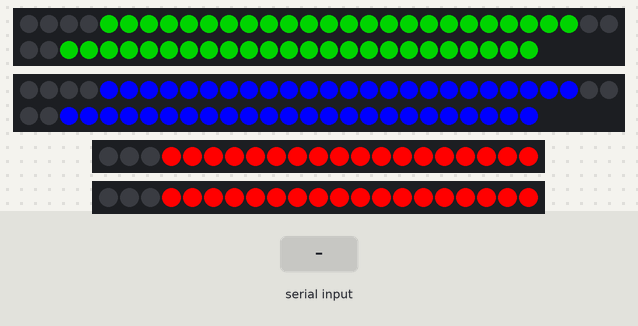
This sketch was run on a simulated ESP32. Parts: 2 × 56 RGB LEDs in strip order, left to right, continuing on the next row, 2 × 21 RGB LEDs in strip order, left to right. The inputs (shaded band) are chosen by the test bench. Dim RGB values are drawn brighter than linear; nothing arrives over Bluetooth unless stated.

Above: at 9.0 s.
9.1 s: "90,45,200\n" received over the second serial link
At 11.3 s:
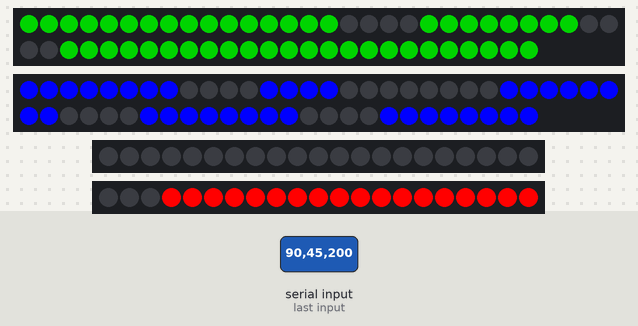
11.6 s: "30,150,10\n" received over the second serial link
At 13.7 s:
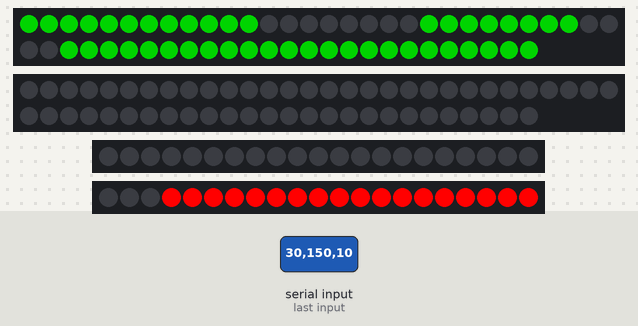
14.1 s: "90,45,200,10\n" received over the second serial link
At 16.3 s:
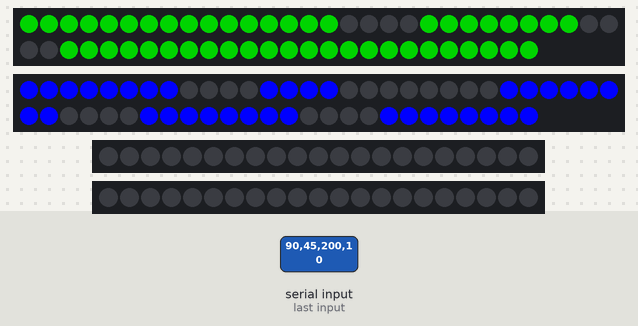
16.6 s: "30,150\n" received over the second serial link
At 18.7 s:
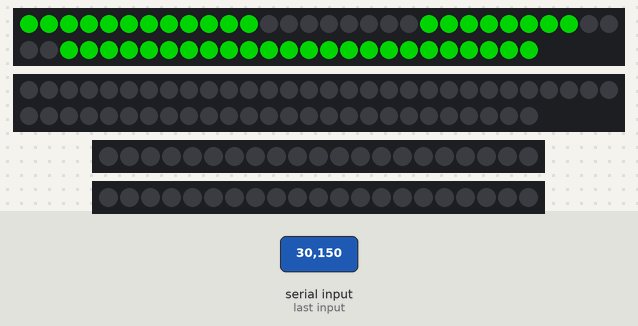
19.1 s: "200\n" received over the second serial link
At 21.3 s:
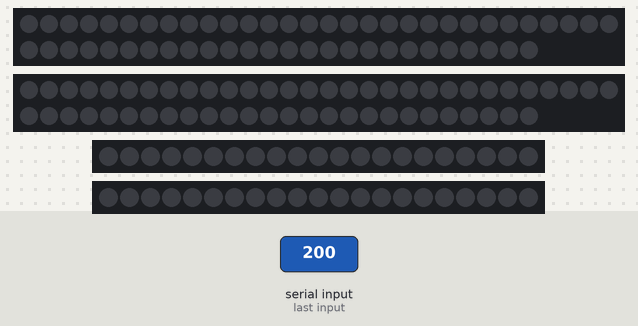
21.6 s: "90,45\n" received over the second serial link
At 23.7 s:
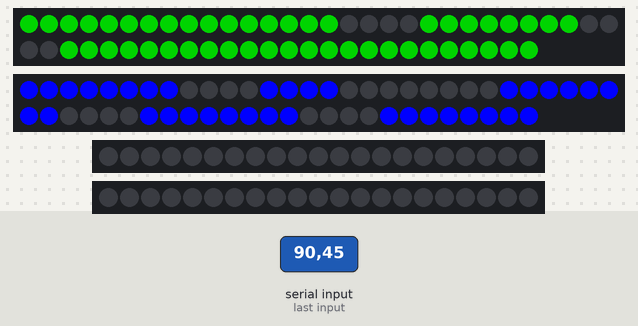
Timing chart, 0 to 25.1 s (numbered marks = the images above; inputs shaded):
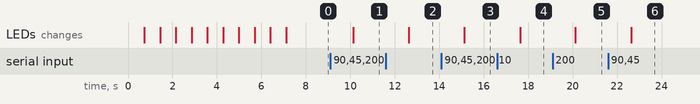

Measured:
- after the input at 9.1 s, the LEDs: change after 1.0 s (image 1)
- after the input at 11.6 s, the LEDs: change after 1.0 s (image 2)
- after the input at 14.1 s, the LEDs: change after 1.0 s (image 3)
- after the input at 16.6 s, the LEDs: change after 1.0 s (image 4)
- after the input at 19.1 s, the LEDs: change after 1.0 s (image 5)
- after the input at 21.6 s, the LEDs: change after 1.0 s (image 6)

The sketch:

placar_oficina_final.ino
```cpp
#include "BluetoothSerial.h"
#include <FastLED.h>

#define NUM_LEDS 56
#define NUM_LEDS_MENOR 21
#define LED_L 12
#define LED_R 14
#define LED_SL 27
#define LED_SR 26

CRGB leds_home[NUM_LEDS];
CRGB leds_guest[NUM_LEDS];
CRGB leds_setshome[NUM_LEDS_MENOR];
CRGB leds_setsguest[NUM_LEDS_MENOR];

const bool segmentos[10][7] = {
  {0, 1, 1, 1, 1, 1, 1}, // 0
  {0, 1, 0, 0, 0, 0, 1}, // 1
  {1, 1, 1, 0, 1, 1, 0}, // 2
  {1, 1, 1, 0, 0, 1, 1}, // 3
  {1, 1, 0, 1, 0, 0, 1}, // 4
  {1, 0, 1, 1, 0, 1, 1}, // 5
  {1, 0, 1, 1, 1, 1, 1}, // 6
  {0, 1, 1, 0, 0, 0, 1}, // 7
  {1, 1, 1, 1, 1, 1, 1}, // 8
  {1, 1, 1, 1, 0, 1, 1}  // 9
};

String device_name = "PLACAR";

// Check if Bluetooth is available
#if !defined(CONFIG_BT_ENABLED) || !defined(CONFIG_BLUEDROID_ENABLED)
#error Bluetooth is not enabled! Please run `make menuconfig` to and enable it
#endif

// Check Serial Port Profile
#if !defined(CONFIG_BT_SPP_ENABLED)
#error Serial Port Profile for Bluetooth is not available or not enabled. It is only available for the ESP32 chip.
#endif

BluetoothSerial SerialBT;
int pontosDir=0;
int pontosEsq=0;
int setDir=0;
int setEsq=0;

void setup() {
  SerialBT.begin(device_name);  //Bluetooth device name
  FastLED.addLeds<WS2812, LED_L, GRB>(leds_home, NUM_LEDS);
  FastLED.addLeds<WS2812, LED_R, GRB>(leds_guest, NUM_LEDS);
  FastLED.addLeds<WS2812, LED_SL, GRB>(leds_setshome, NUM_LEDS_MENOR);
  FastLED.addLeds<WS2812, LED_SR, GRB>(leds_setsguest, NUM_LEDS_MENOR);
  FastLED.setBrightness(255);

  mostraNumeroMenor(0, leds_setshome, CRGB::Red);
  mostraNumeroMenor(0, leds_setsguest, CRGB::Red);

  for(int i=10; i>=0; i--){
    mostraNumero(i, leds_home, CRGB::Green);
    mostraNumero(i, leds_guest, CRGB::Blue);
    delay(700);
  }
}

void loop() {
  if (SerialBT.available()) {
    String dadosRecebidos = SerialBT.readString();
    processarDados(dadosRecebidos);
    mostraNumero(pontosDir, leds_home, CRGB::Green);
    mostraNumero(pontosEsq, leds_guest, CRGB::Blue);
    mostraNumeroMenor(setDir, leds_setshome, CRGB::Red);
    mostraNumeroMenor(setEsq, leds_setsguest, CRGB::Red);
  }
  delay(20);
}

void processarDados(String data){
  char dados[data.length()+1];
  data.toCharArray(dados, data.length()+1);

  char *token = strtok(dados, ",");
  if (token != NULL) {
    pontosDir = atoi(token);
    token = strtok(NULL, ",");
    if (token != NULL) {
      pontosEsq = atoi(token);
      token = strtok(NULL, ",");
      if (token != NULL) {
        setDir = atoi(token);
        token = strtok(NULL, ",");
        if (token != NULL) {
          setEsq = atoi(token);
        }
      }
    }
  }
}

void mostraNumero(int numero, CRGB *leds, CRGB cor) {
    if (numero < 0 || numero > 99) {
        // Tratar números inválidos (opcional)
        for (int i = 0; i < NUM_LEDS; i++) {
            leds[i] = CRGB::Black; // Apaga tudo
        }
        FastLED.show();
        return;
    }

    int dezena = numero / 10;
    int unidade = numero % 10;

    int segmentoIndexDezena = 0;
    int segmentoIndexUnidade = 28;

    for (int segmento = 0; segmento < 7; segmento++) {
        for (int i = 0; i < 4; i++) {
            leds[segmentoIndexDezena++] = segmentos[dezena][segmento] ? cor : CRGB::Black;
            leds[segmentoIndexUnidade++] = segmentos[unidade][segmento] ? cor : CRGB::Black;
        }
    }
    FastLED.show();
}

void mostraNumeroMenor(int numero, CRGB *leds, CRGB cor) {
    if (numero < 0 || numero > 9) {
        // Tratar números inválidos (opcional)
        for (int i = 0; i < NUM_LEDS_MENOR; i++) {
            leds[i] = CRGB::Black; // Apaga tudo
        }
        FastLED.show();
        return;
    }

    int segmentoIndexUnidade = 0;

    for (int segmento = 0; segmento < 7; segmento++) {
        for (int i = 0; i < 3; i++) {
          leds[segmentoIndexUnidade++] = segmentos[numero][segmento] ? cor : CRGB::Black;
        }
    }
    FastLED.show();
}
```
